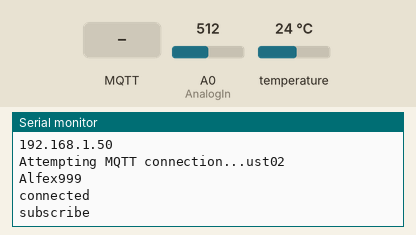
Recording of a program running on a simulated ESP8266 (NodeMCU). Shown: the last lines printed to the serial monitor. The inputs (shaded band) are chosen by the test bench; at power-on: temperature 24 °C, A0 (AnalogIn) = 512. WiFi joins after 1.5 s; servers stay silent unless stated; no MQTT or app messages arrive unless stated.

Above: at 2.7 s.
2.8 s: MQTT message "0" arrives on the first subscribed topic
At 4.7 s:
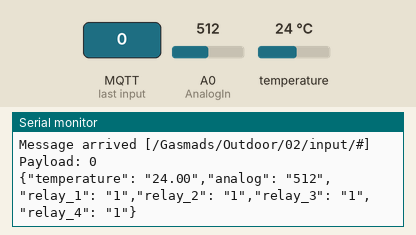
5.1 s: MQTT message "on" arrives on the first subscribed topic
At 5.8 s:
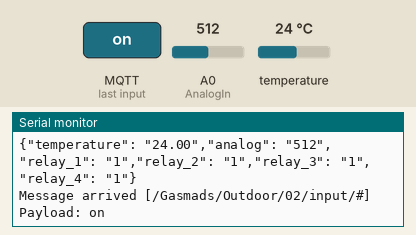
6.6 s: MQTT message "off" arrives on the first subscribed topic
At 7.2 s:
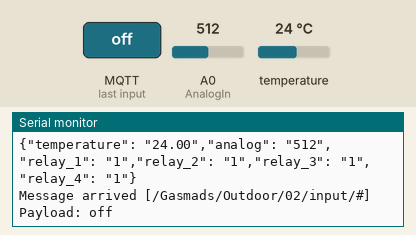
8.3 s: temperature set to 12 °C
At 8.9 s:
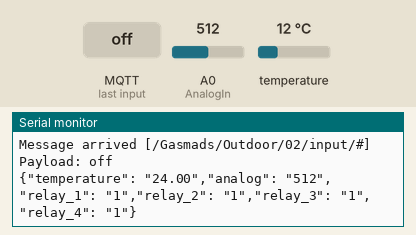
9.8 s: A0 (AnalogIn) set to 716
11.3 s: temperature set to 19 °C
At 13.6 s:
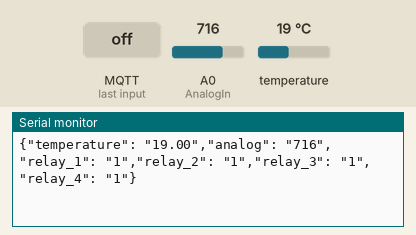

The program:

main.cpp
```cpp
#include <Arduino.h>

/*
static const uint8_t D0   = 16;
static const uint8_t D1   = 5;
static const uint8_t D2   = 4;
static const uint8_t D3   = 0;
static const uint8_t D4   = 2;
static const uint8_t D5   = 14;
static const uint8_t D6   = 12;
static const uint8_t D7   = 13;
static const uint8_t D8   = 15;
static const uint8_t D9   = 3;
static const uint8_t D10  = 1;
*/
#include "config.h"
#include <ESP8266WiFi.h>
#include <PubSubClient.h>
#include <Streaming.h>
#include <OneWire.h>
#include <DallasTemperature.h>


#define R0 5            // Relay 0 D1
#define R1 4            // Relay 1 D2
#define R2 0            // Relay 2 D3
#define R3 2            // Relay 3 D4

#define SLEEP_DELAY_IN_SECONDS  10
#define ONE_WIRE_BUS 14  // DS18B20 on arduino pin14 corresponds to D5 on physical board
#define MQTT_MAX_PACKET_SIZE 256

const int AnalogIn  = A0;
int readingIn = 0;

// Generally, you should use "unsigned long" for variables that hold time
// The value will quickly become too large for an int to store
unsigned long previousMillis = 0;        // will store last time LED was updated

// constants won't change :
const long interval = 6000;

WiFiClient espClient;
PubSubClient client(espClient);
OneWire oneWire(ONE_WIRE_BUS);
DallasTemperature DS18B20(&oneWire);

float getTemperature() {
  float temp;
  do {
    DS18B20.requestTemperatures();
    temp = DS18B20.getTempCByIndex(0);
    delay(100);
  } while (temp == 85.0 || temp == (-127.0));
  return temp;
}

void send_messure_data(){
  // read the input pin
  char result[8]; // Buffer big enough for 7-character float
  float temperature = getTemperature();
  dtostrf(temperature, 6, 2, result);

  readingIn = analogRead(AnalogIn);    // read the input pin
  // Convert data to JSON string
  String json =
  "{"
  "\"temperature\": \"" + String(temperature) + "\","
  "\"analog\": \"" + String(readingIn) + "\","
  "\"relay_1\": \"" + digitalRead(R0) + "\","
  "\"relay_2\": \"" + digitalRead(R1) + "\","
  "\"relay_3\": \"" + digitalRead(R2) + "\","
  "\"relay_4\": \"" + digitalRead(R3) + "\"}";
  // Convert JSON string to character array
  // Serial.print("json length: ");
  // Serial.println(json.length()+1);
  char jsonChar[200];
  json.toCharArray(jsonChar, json.length()+1);
  // Publish JSON character array to MQTT topic
  // mqtt_topic = "/Gasmads/Outdoor/07/json/";

  if( client.publish(mqtt_topic,jsonChar)){
    Serial.println(json);
  }
  else{
    Serial.println("Ikke Sendt");
  }
}

void callback(char* topic, byte* payload, unsigned int length) {
  char message_buff[100];
  int x = 0;
  Serial.print("Message arrived [");
  Serial.print(topic);
  Serial.print("] ");
  for ( unsigned int i = 0; i < length; i++) {
    //Serial.print((char)payload[i]);
    message_buff[i] = payload[i];
    x++;
  }
  message_buff[x] = '\0';
  String msgString = String(message_buff);
  Serial.println("Payload: " + msgString);

  switch (msgString[0]){
    case '0':     //Det er et alle kald
    if(msgString[2]=='1'){
      digitalWrite(R0, LOW);
      digitalWrite(R1, LOW);
      digitalWrite(R2, LOW);
      digitalWrite(R3, LOW);
    }
    else{
      digitalWrite(R0, HIGH);
      digitalWrite(R1, HIGH);
      digitalWrite(R2, HIGH);
      digitalWrite(R3, HIGH);
    }
    case '1':
    if(msgString[2]=='1'){
      digitalWrite(R0, LOW);
    }
    else{
      digitalWrite(R0, HIGH);
    }
    break;
    case '2':
    if(msgString[2]=='1'){
      digitalWrite(R1, LOW);
    }
    else{
      digitalWrite(R1, HIGH);
    }
    break;
    case '3':
    if(msgString[2]=='1'){
      digitalWrite(R2, LOW);
    }
    else{
      digitalWrite(R2, HIGH);
    }
    break;
    case '4':
    if(msgString[2]=='1'){
      digitalWrite(R3, LOW);
    }
    else{
      digitalWrite(R3, HIGH);
    }
    break;
  }
  send_messure_data();
}


void reconnect() {
  // Loop until we're reconnected
  while (!client.connected()) {
    Serial.print("Attempting MQTT connection...");
    // Attempt to connect
    Serial.println (mqtt_username);
    Serial.println (mqtt_password);
    if (client.connect("GasmadsO02", mqtt_username, mqtt_password)) {
      Serial.println("connected");
      client.subscribe("/Gasmads/Outdoor/02/input/#");
      Serial.println("subscribe");
      //client.publish(mqtt_topic, "Så er vi igang");
    }
    else {
      Serial.print("failed, rc=");
      Serial.print(client.state());
      Serial.println(" try again in 5 seconds");
      // Wait 5 seconds before retrying
      delay(5000);
    }
  }
}

void setup_wifi() {
  delay(10);
  // We start by connecting to a WiFi network
  Serial.println();
  Serial.print("Connecting to ");
  Serial.println(ssid);
  WiFi.begin(ssid, password);

  while (WiFi.status() != WL_CONNECTED) {
    delay(500);
    Serial.print(".");
  }
  Serial.println("");
  Serial.println("WiFi connected");
  Serial.println("IP address: ");
  Serial.println(WiFi.localIP());
}

void setup() {
  // setup serial port
  Serial.begin(115200);
  // setup WiFi
  setup_wifi();
  //DS18B20.begin();
  //client.setServer(mqtt_server, 17229);
  client.setServer(mqtt_server, 1883);
  client.setCallback(callback);
  pinMode(R0, OUTPUT);
  pinMode(R1, OUTPUT);
  pinMode(R2, OUTPUT);
  pinMode(R3, OUTPUT);
  digitalWrite(R0, HIGH);
  digitalWrite(R1, HIGH);
  digitalWrite(R2, HIGH);
  digitalWrite(R3, HIGH);
}

void loop() {
  unsigned long currentMillis = millis();
  if (!client.connected()) {
    reconnect();
  }
  client.loop();

  if (currentMillis - previousMillis >= interval) {
    previousMillis = currentMillis;
    send_messure_data();
  }
}
```

config.h
```cpp
const char* ssid = "4G Nygaard";
const char* password = "julelysbandit";
//const char* ssid = "jodle65salig39masai";
//const char* password = "7ea4f4120e1ee0226282f12639";

//const char* mqtt_server = "m20.cloudmqtt.com";
//const char* mqtt_server = "192.168.87.220";
const char* mqtt_server = "192.168.8.220";
const char* mqtt_username = "ust02";
const char* mqtt_password = "Alfex999";
const char* mqtt_topic = "/Gasmads/Outdoor/02/json/";
```

Measured:
- after the input at 2.8 s, the serial monitor: prints a new line at once (image 1)
- after the input at 5.1 s, the serial monitor: prints a new line at once (image 2)
- after the input at 6.6 s, the serial monitor: prints a new line after 0.27 s (image 3)
- after the input at 11.3 s, the serial monitor: prints a new line after 1.6 s (image 5)
